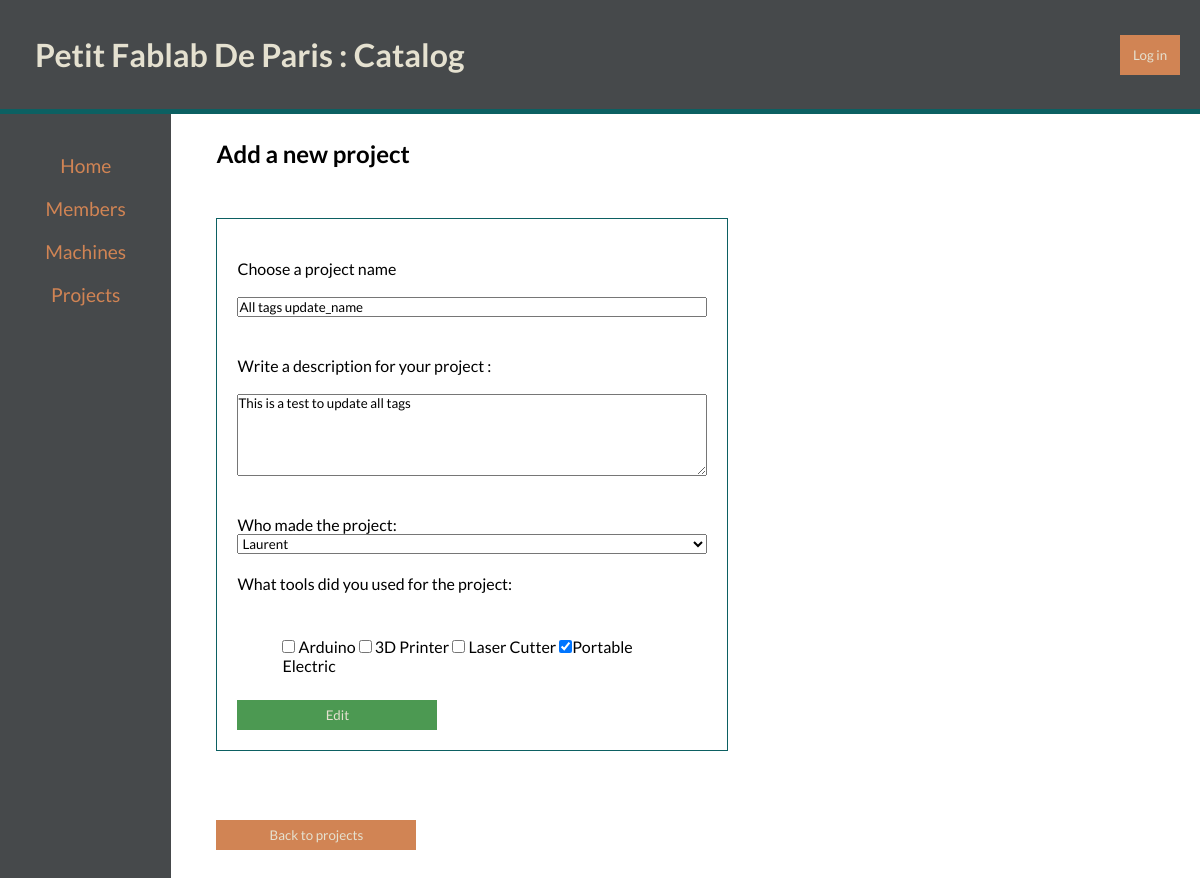
Page /catalog/projects/13/edit on the committed database.
### setup_database.py (models this page shows)
class Project(Base):
    __tablename__ = 'project'
    id = Column(Integer, primary_key=True)
    name = Column(String(250))
    description = Column(String(450))
    picture = Column(String(250), default="blank_project.gif")
    source = Column(String(850))
    end_date = Column(String(10)) #DD/MM/YY
    member_id = Column(Integer, ForeignKey('member.id'))
    member = relationship(Member)

### catalog.py (the view)
@app.route('/catalog/projects/<int:project_id>/edit', methods=['GET', 'POST'])
def edit_project(project_id):
    session = DBSession()
    project = session.query(Project).filter_by(id=project_id).one()
    members = session.query(Member).all()
    tags = session.query(Tag).filter(Tag.project_id == project_id).all()
    tag_names = []
    for tag in tags :
        tag_names.append(tag.tag_name)
    all_tags = ['Arduino', '3D Printer', 'Laser Cutter', 'Portable Electric']
    if request.method == 'POST':
        project.name = request.form['name']
        project.description = request.form['description']
        member_id = request.form.get('member')
        member = session.query(Member).filter_by(id=member_id).one()
        project.member = member
        session.add(project)
        session.commit()
        for tag in tags :
            session.delete(tag)
            session.commit()
        counter = False
        for update_tag in all_tags:
            if request.form.get(update_tag):
                new_tag = Tag(tag_name=update_tag, project=project)
                session.add(new_tag)
                session.commit()
                counter = True
        if counter is False:
                no_tools = Tag(tag_name="No Tools", project=project)
                session.add(no_tools)
                session.commit()
        flash(project.name + " has been updated!")
        return redirect (url_for('show_projects'))
    else :
        return render_template('editProject.html', project = project, members =members, tag_names= tag_names, all_tags=all_tags)

### templates/editProject.html
{% extends "main.html" %}
{% block content %}
  <div class='wrapper'>
    <h1>Add a new project</h1>
    <div>
      <form  class='form__container' action="{{ url_for('edit_project', project_id = project.id )}}" method = 'POST'>
        <label for='name'>Choose a project name </label><br>
        <input type = 'text' size = '50' name = 'name' value="{{ project.name }}" required><br>
        <label for='descript'>Write a description for your project : </label><br>
        <textarea name="description" rows="5" cols="33">{{ project.description }}</textarea><br>
        <label for='member'>Who made the project: </label>
        <select name="member" >
          {% for member in members %}
            <option value="{{ member.id }}">{{ member.name }}</option>
          {% endfor %}
        </select>
        <label >What tools did you used for the project: </label><br>
        <div class="wrapper">
          {% for tag in all_tags %}
            {% if tag in tag_names%}
            <input type="checkbox" name="{{ tag}}" value="{{ tag }}" checked>{{tag}}
            {% else %}
            <input type="checkbox" name="{{ tag}}" value="{{ tag }}"> {{tag}}
            {% endif %}
          {% endfor %}
        </div>
        <input class="btn__new-project" type = 'submit' value = "Edit">
      </form>
    </div>
    <br>
    <a href="{{url_for('show_projects')}}">
      <button class="btn__back-projects">Back to projects</button>
    </a>
{% endblock %}

### static/styles.css (style rules this page uses)
* { margin:0px; padding:0px; font-family:'Lato', sans-serif; }
html { height:100%; }
body { position:absolute; width:100%; height:100%; }
a { color:inherit; text-decoration:none; }
.wrapper { margin : 10px 30px; padding:15px; }
.form__container { display:flex; width:50%; flex-direction: column; justify-content: space-around; margin:50px 0; border:solid 1px #0C6062; padding:20px; }
.form__container label { margin-top:20px; }
.btn__new-project { text-align: center; text-decoration: none; border: none; width:200px; height:30px; background-color:#4C9952; color:#E5E1D0; }
.btn__back-projects { text-align: center; text-decoration: none; border: none; width:200px; height:30px; background-color:#D18454; color:#E5E1D0; }

### rows in the picture
Project: name "All tags update_name", description "This is a test to update all tags"

### other values in the picture
{{ tag }} "Arduino" "3D Printer" "Laser Cutter"
{{ tag }} "Portable Electric"
form field member "Laurent"
